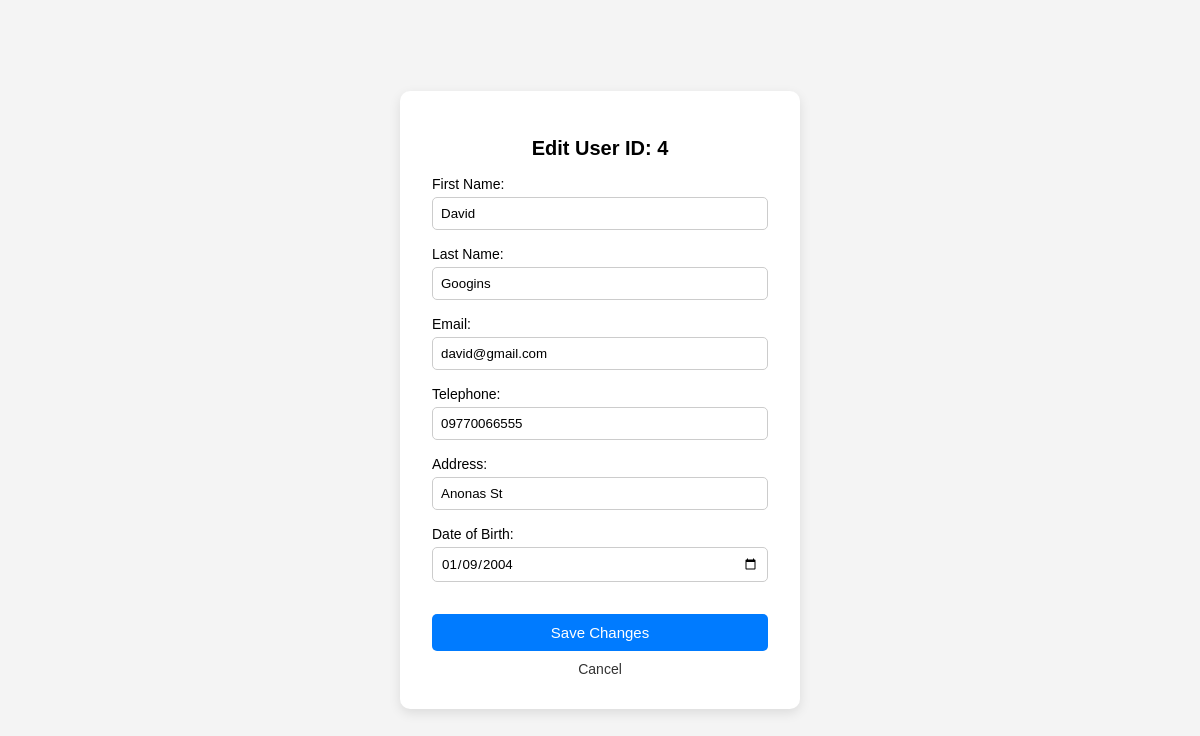
/edit_user.php?id=4 (signed in), run on the app's committed database.
### tables this page shows
CREATE TABLE `register` (
  `register_id` int(11) NOT NULL,
  `firstname` varchar(50) NOT NULL,
  `lastname` varchar(50) NOT NULL,
  `email` varchar(50) NOT NULL,
  `telephone` varchar(15) DEFAULT NULL,
  `address` text DEFAULT NULL,
  `dob` date DEFAULT NULL
);

### edit_user.php (the view, shortened to what this page needs)
<?php
include('database.php');
$edit_user_id = intval($_GET['id']);
$stmt = $conn->prepare("SELECT firstname, lastname, email, telephone, address, dob FROM register WHERE register_id = ?");
$stmt->bind_param("i", $edit_user_id);
$stmt->execute();
$result = $stmt->get_result();
$edit_user = $result->fetch_assoc();
?>
<!DOCTYPE html>
<html lang="en">
<head>
</head>
<body>
    <div class="form-container">
        <h1>Edit User ID: <?php echo $edit_user_id; ?></h1>
        <form method="post">
            <label>First Name:
                <input type="text" name="firstname" value="<?php echo htmlspecialchars($edit_user['firstname']); ?>" required>
            </label>
            <label>Last Name:
                <input type="text" name="lastname" value="<?php echo htmlspecialchars($edit_user['lastname']); ?>" required>
            </label>
            <label>Email:
                <input type="email" name="email" value="<?php echo htmlspecialchars($edit_user['email']); ?>" required>
            </label>
            <label>Telephone:
                <input type="text" name="telephone" value="<?php echo htmlspecialchars($edit_user['telephone']); ?>">
            </label>
            <label>Address:
                <input type="text" name="address" value="<?php echo htmlspecialchars($edit_user['address']); ?>">
            </label>
            <label>Date of Birth:
                <input type="date" name="dob" value="<?php echo htmlspecialchars($edit_user['dob']); ?>">
            </label>
            <button type="submit">Save Changes</button>
            <a href="account.php">Cancel</a>
        </form>
    </div>
</body>
</html>

### edit_user.php (style rules this page uses)
* { box-sizing: border-box; font-family: Arial, sans-serif; }
body { margin: 0; padding: 0; height: 100vh; display: flex; justify-content: center; align-items: center; background-color: #f4f4f4; }
.form-container { background-color: #fff; padding: 2rem; border-radius: 10px; box-shadow: 0 4px 12px rgba(0, 0, 0, 0.1); width: 100%; max-width: 400px; }
h1 { font-size: 20px; text-align: center; margin-bottom: 1rem; }
form label { display: block; margin-bottom: 1rem; font-size: 14px; }
input[type="text"], input[type="email"], input[type="date"] { width: 100%; padding: 8px; margin-top: 5px; border: 1px solid #ccc; border-radius: 5px; }
button { width: 100%; padding: 10px; margin-top: 1rem; background-color: #007BFF; color: white; border: none; border-radius: 5px; cursor: pointer; font-size: 15px; }
a { display: block; text-align: center; margin-top: 10px; color: #333; text-decoration: none; font-size: 14px; }

### data on the page
register: firstname "David", lastname "Googins", email "david@gmail.com", telephone "09770066555", address "Anonas St", dob "01/09/2004"

### other printed values
$edit_user_id "4"
